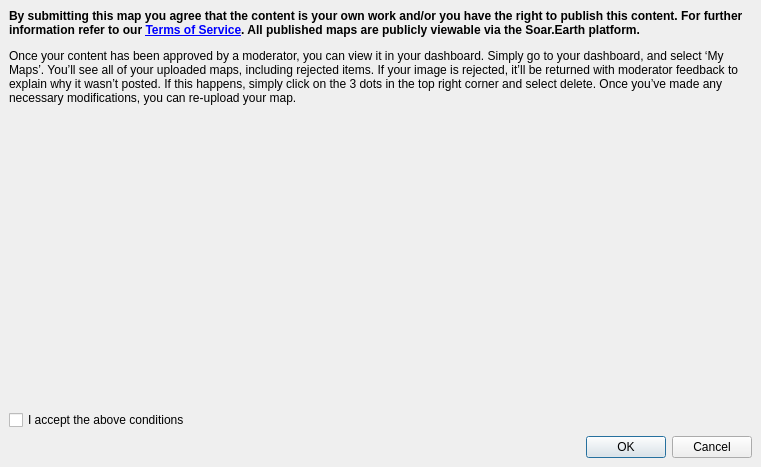
<?xml version="1.0" encoding="UTF-8"?>
<ui version="4.0">
 <class>QgsMapSaveDialog</class>
 <widget class="QDialog" name="QgsMapSaveDialog">
  <property name="geometry">
   <rect>
    <x>0</x>
    <y>0</y>
    <width>761</width>
    <height>467</height>
   </rect>
  </property>
  <property name="windowTitle">
   <string>Save Map as Image</string>
  </property>
  <layout class="QVBoxLayout" name="verticalLayout">
   <property name="leftMargin">
    <number>0</number>
   </property>
   <property name="topMargin">
    <number>0</number>
   </property>
   <property name="rightMargin">
    <number>0</number>
   </property>
   <property name="bottomMargin">
    <number>0</number>
   </property>
   <item>
    <widget class="QWidget" name="widget" native="true">
     <layout class="QVBoxLayout" name="verticalLayout_2">
      <item>
       <widget class="QLabel" name="label">
        <property name="text">
         <string>&lt;html&gt;&lt;head/&gt;&lt;body&gt;&lt;p&gt;&lt;span style=&quot; font-weight:700;&quot;&gt;By submitting this map you agree that the content is your own work and/or you have the right to publish this content. For further information refer to our &lt;/span&gt;&lt;a href=&quot;https://about.soar.earth/terms&quot;&gt;&lt;span style=&quot; font-weight:700; text-decoration: underline; color:#0000ff;&quot;&gt;Terms of Service&lt;/span&gt;&lt;/a&gt;&lt;span style=&quot; font-weight:700;&quot;&gt;. All published maps are publicly viewable via the Soar.Earth platform.&lt;/span&gt;&lt;/p&gt;&lt;p&gt;Once your content has been approved by a moderator, you can view it in your dashboard. Simply go to your dashboard, and select ‘My Maps’. You’ll see all of your uploaded maps, including rejected items. If your image is rejected, it’ll be returned with moderator feedback to explain why it wasn’t posted. If this happens, simply click on the 3 dots in the top right corner and select delete. Once you’ve made any necessary modifications, you can re-upload your map.&lt;/p&gt;&lt;/body&gt;&lt;/html&gt;</string>
        </property>
        <property name="wordWrap">
         <bool>true</bool>
        </property>
        <property name="openExternalLinks">
         <bool>true</bool>
        </property>
        <property name="textInteractionFlags">
         <set>Qt::TextBrowserInteraction</set>
        </property>
       </widget>
      </item>
      <item>
       <spacer name="verticalSpacer">
        <property name="orientation">
         <enum>Qt::Vertical</enum>
        </property>
        <property name="sizeHint" stdset="0">
         <size>
          <width>20</width>
          <height>40</height>
         </size>
        </property>
       </spacer>
      </item>
      <item>
       <widget class="QCheckBox" name="check_accept">
        <property name="text">
         <string>I accept the above conditions</string>
        </property>
       </widget>
      </item>
      <item>
       <widget class="QDialogButtonBox" name="button_box">
        <property name="orientation">
         <enum>Qt::Horizontal</enum>
        </property>
        <property name="standardButtons">
         <set>QDialogButtonBox::Cancel|QDialogButtonBox::Ok</set>
        </property>
       </widget>
      </item>
     </layout>
    </widget>
   </item>
  </layout>
 </widget>
 <resources/>
 <connections>
  <connection>
   <sender>button_box</sender>
   <signal>accepted()</signal>
   <receiver>QgsMapSaveDialog</receiver>
   <slot>accept()</slot>
   <hints>
    <hint type="sourcelabel">
     <x>248</x>
     <y>254</y>
    </hint>
    <hint type="destinationlabel">
     <x>157</x>
     <y>274</y>
    </hint>
   </hints>
  </connection>
  <connection>
   <sender>button_box</sender>
   <signal>rejected()</signal>
   <receiver>QgsMapSaveDialog</receiver>
   <slot>reject()</slot>
   <hints>
    <hint type="sourcelabel">
     <x>316</x>
     <y>260</y>
    </hint>
    <hint type="destinationlabel">
     <x>286</x>
     <y>274</y>
    </hint>
   </hints>
  </connection>
 </connections>
</ui>
